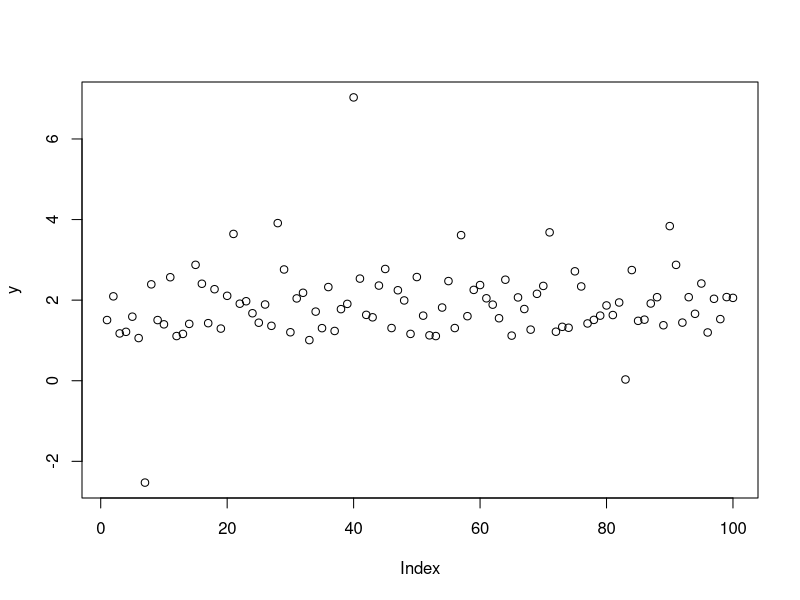

The R script that drew this image: (Note: this script raises an error after producing the figure.)
# getwd()
# setwd("W203 Week 14")
library(MASS)
N = 100
#creating independent variables
#first, the covariance matrix for our multi-variate normal
# this determines the correlation of our independent variables.
sig = matrix(c(2,.5,.25,.5,1,0,.25,0,1) , nrow=3)
# now the variables:
M = mvrnorm(n = N, mu = rep(1,3), Sigma = sig )
y.cont = 1 + 2* M[,1] - 5 * M[,2] + M[,3] + rnorm(N)
y.bin = as.numeric ( y.cont > 0 )
# include the intercept in your independent variables
X = cbind (1, M )
y = y.cont
# or y = y.bin , depending on the exercise

# Part 1. OLS using a recursive function
reg <- function(y, x) {
  if (as.integer(length(x)) == 1) {
    return(sum(x*y) / sum(x^2))
  } else {
      x = ifelse(length(x) > 1, x[, -length(x)], x[, length(x)])
      return(reg(y, x))
  }
}

pwr = function(x,i){
  # if i==0, return 1
  # if i>0, return x^(i-1) * x
  # if i<0, return x^(i+1) / x
  if (as.integer(i) == 0 ) return( 1)
  else return(
    ifelse( i>0, pwr(x,i-1)* x , pwr(x,i+1) /x ))
}


pwr(10, -3)

# Part 2. OLS using numeric optimization
# Generate heteroskedastic data

x1 <- runif(100)
x2 <- x1*rnorm(100)
y <- 1 + 2*x1 + rnorm(100)*x1*x2

d <- data.frame(y, x1, x2)

plot(y)
scatterplot(x1, y)

# linear model without bootstrap
mod <- lm(y ~ x1 + x2, data = d)
summary(mod)
confint(mod)

# use bootstrap to estimate the model
library(boot)

bootReg <- function (formula, data, i)
{
  d <- data [i,]
  fit <- lm(formula, data = d)
  return(coef(fit))
}

boot.r <- boot(statistic = bootReg, formula = y ~ x1 + x2, data = d, R = 2000)
boot.r
summary(boot.r)
boot.ci(boot.r, type = "bca", index = 1)
boot.ci(boot.r, type = "bca", index = 2)
boot.ci(boot.r, type = "bca", index = 3)

library(sandwich)
library(lmtest)
?sandwich
?coeftest

coeftest(mod)
coeftest(mod, vcov = sandwich)
coeftest(mod, vcov = vcovHC)

# Part 3. Logit

likelihood <- function(y, X, b) {
  return(1 / (1 + exp(-(X%*%b))))
}

logit <- function(y, X, b) {
  return(
    sum( # sum the logs of likelihood
      log( # take a log of likelihood
        ifelse(y == 1, likelihood(y, X, b), 1 - likelihood(y, X, b)))))
}

logit(y.bin, X, y.bin)
